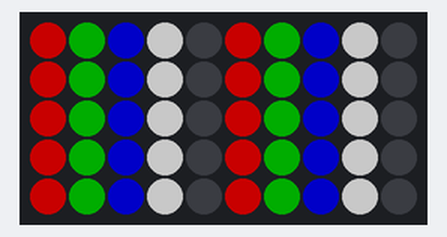
The sketch below on a simulated Arduino Uno, built with avr-gcc and run on an emulated ATmega328P. Parts: 10×5 RGB LED matrix (first LED top left, wired row by row). Dim RGB values are drawn brighter than linear.

Above: at 2.1 s.
At 2.7 s:
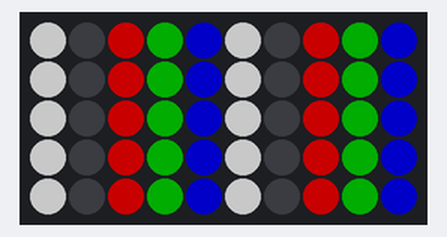
At 3.4 s:
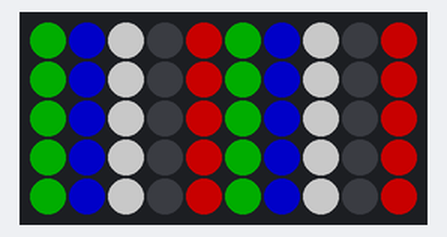

The sketch:

serial_led.ino
```cpp
#include <Arduino.h>
#include <FastLED.h>
#include "defines.h"

CRGB leds__[NUM_LEDS];
unsigned loop_count__;
unsigned serial_read_index__;

void setup() {
  loop_count__ = 0;
  serial_read_index__ = 0;
  delay( 2000 ); // power-up safety delay
  // put your setup code here, to run once:
  FastLED.addLeds<WS2811, DATA_PIN, RGB>(leds__, NUM_LEDS);
  FastLED.setBrightness(BRIGHTNESS);

  Serial.begin(115200);

  // strip startup loop
  FastLED.clear();
  constexpr int TESTSIZE = 5;
  for (int offset = 0; offset < TESTSIZE; ++offset) {
    for (int i = 0; i < NUM_LEDS; i+=TESTSIZE) {
      leds__[(i+offset) % NUM_LEDS] = CRGB::Red;
      leds__[(i+offset+1) % NUM_LEDS] = CRGB::Green;
      leds__[(i+offset+2) % NUM_LEDS] = CRGB::Blue;
      leds__[(i+offset+3) % NUM_LEDS] = CRGB::White;
      leds__[(i+offset+4) % NUM_LEDS] = CRGB::Black;
    }
    FastLED.delay(333);
  }
  FastLED.clear();
  FastLED.show();
}

// protocol defines
constexpr char DATA_AVAIL = 0x80; // first bit
constexpr char NUM_PIXELS_MASK = 0x7f; // last 7 bits
constexpr char DATA_PLEASE_SEND = '>';
constexpr char DATA_CHUNK_PROCESSING = '=';
constexpr char DATA_NOT_SEND = ':';
constexpr size_t PROTOCOL_CHUNK = 4;
char protocol_buffer__[PROTOCOL_CHUNK];

void loop() {
  ++loop_count__;

  int firstByte = Serial.read();
  if ( firstByte < 0 ) {
    return;
  }

  if (!(firstByte & DATA_AVAIL)) {
    return;
  }

  Serial.write(DATA_PLEASE_SEND);

  // wait for data
  int pixelsToRead = firstByte & NUM_PIXELS_MASK;

  FastLED.clear();
  // protocol is 4 bytes per pixel, first byte is index, next 3 bytes are rgb
  for (int i = 0; i < pixelsToRead; ++i) {
    Serial.write(DATA_CHUNK_PROCESSING);
    size_t sizeread = Serial.readBytes(protocol_buffer__, PROTOCOL_CHUNK);
    if (sizeread != PROTOCOL_CHUNK) {
      Serial.println("! Error in protocol");
      break;
    }
    leds__[protocol_buffer__[0] % NUM_LEDS] = CRGB(
      protocol_buffer__[1],
      protocol_buffer__[2],
      protocol_buffer__[3]);
  }
  Serial.write(DATA_NOT_SEND);
  FastLED.show();
}
```

defines.h
```cpp
#pragma once
#define DEBUG
#define NUM_LEDS 50
#define HEIGHT 5
#define WIDTH 10
#define DATA_PIN 11
#define BRIGHTNESS 100
#define DELAY 150
using Unit = uint8_t;
using DataByte = uint8_t;
```
